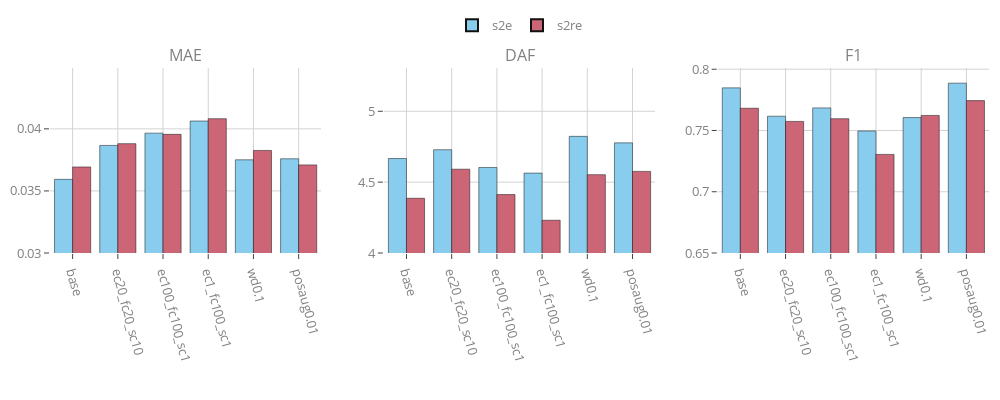

The cell this chart's notebook holds for it:
### Code cell
# | output: false
# | echo: false

import plotly.express as px
import plotly.graph_objects as go
from plotly.subplots import make_subplots


def plot_metrics_plotly(df: pd.DataFrame, title: str | None = None):
    # Create subplots
    fig = make_subplots(
        rows=1, cols=3, subplot_titles=("MAE", "DAF", "F1"), shared_yaxes=False
    )

    # Get a color sequence that works well on both light and dark backgrounds
    colors = px.colors.qualitative.Safe

    # Define y-axis ranges
    y_ranges = {"MAE": [0.03, None], "DAF": [4.0, None], "F1": [0.65, 0.801]}

    # Create barplots for each metric
    for j, energy_type in enumerate(df["energy_type"].unique()):
        for i, metric in enumerate(["MAE", "DAF", "F1"], start=1):
            df_filtered = df[df["energy_type"] == energy_type]
            fig.add_trace(
                go.Bar(
                    x=df_filtered["name"],
                    y=df_filtered[metric],
                    name=energy_type,
                    marker_color=colors[j % len(colors)],  # Cycle through colors
                    legendgroup=energy_type,  # Group bars by energy type
                    showlegend=(i == 1),  # Only show legend for the first plot
                    hoverinfo="y",  # Only show y-value in hover
                    hovertemplate="%{y:.4f}<extra></extra>",  # Format to 4 decimal places
                ),
                row=1,
                col=i,
            )

            # Set y-axis range for this metric
            y_min, y_max = y_ranges[metric]
            if y_max is None:
                y_max = df[metric].max() * 1.1  # Add 10% padding
            fig.update_yaxes(range=[y_min, y_max], row=1, col=i)

    # Update layout
    fig.update_layout(
        height=400,
        width=1000,
        title_text=title,
        barmode="group",
        legend=dict(orientation="h", yanchor="bottom", y=1.15, xanchor="center", x=0.5),
        plot_bgcolor="rgba(0,0,0,0)",  # Transparent background
        paper_bgcolor="rgba(0,0,0,0)",  # Transparent paper
        font=dict(
            color="gray"
        ),  # Gray font color for better visibility on any background
    )

    # Update x-axis properties
    for i in range(1, 4):
        fig.update_xaxes(
            tickangle=75,
            title_text="",
            row=1,
            col=i,
            showgrid=True,
            gridcolor="lightgray",
        )

    # Update y-axis properties
    for i, metric in enumerate(["MAE", "DAF", "F1"], start=1):
        fig.update_yaxes(showgrid=True, gridcolor="lightgray", row=1, col=i)

    # Show the plot
    fig.show()


# Usage
plot_metrics_plotly(df_new)

### Figure 1 — Plotly figure (JSON) as saved in the notebook; plotly's stock layout.template omitted (floating-point values rounded to 4 significant figures)
{"data": [{"hoverinfo": "y", "hovertemplate": "%{y:.4f}<extra></extra>", "legendgroup": "s2e", "marker": {"color": "rgb(136, 204, 238)"}, "name": "s2e", "showlegend": true, "type": "bar", "x": ["base", "ec20_fc20_sc10", "ec100_fc100_sc1", "ec1_fc100_sc1", "wd0.1", "posaug0.01"], "xaxis": "x", "y": [0.03593, 0.03866, 0.03965, 0.04063, 0.03751, 0.03759], "yaxis": "y"}, {"hoverinfo": "y", "hovertemplate": "%{y:.4f}<extra></extra>", "legendgroup": "s2e", "marker": {"color": "rgb(136, 204, 238)"}, "name": "s2e", "showlegend": false, "type": "bar", "x": ["base", "ec20_fc20_sc10", "ec100_fc100_sc1", "ec1_fc100_sc1", "wd0.1", "posaug0.01"], "xaxis": "x2", "y": [4.667, 4.729, 4.604, 4.564, 4.823, 4.777], "yaxis": "y2"}, {"hoverinfo": "y", "hovertemplate": "%{y:.4f}<extra></extra>", "legendgroup": "s2e", "marker": {"color": "rgb(136, 204, 238)"}, "name": "s2e", "showlegend": false, "type": "bar", "x": ["base", "ec20_fc20_sc10", "ec100_fc100_sc1", "ec1_fc100_sc1", "wd0.1", "posaug0.01"], "xaxis": "x3", "y": [0.7848, 0.7617, 0.7684, 0.7496, 0.7605, 0.7886], "yaxis": "y3"}, {"hoverinfo": "y", "hovertemplate": "%{y:.4f}<extra></extra>", "legendgroup": "s2re", "marker": {"color": "rgb(204, 102, 119)"}, "name": "s2re", "showlegend": true, "type": "bar", "x": ["base", "ec20_fc20_sc10", "ec100_fc100_sc1", "ec1_fc100_sc1", "wd0.1", "posaug0.01"], "xaxis": "x", "y": [0.03693, 0.03881, 0.03956, 0.04082, 0.03826, 0.0371], "yaxis": "y"}, {"hoverinfo": "y", "hovertemplate": "%{y:.4f}<extra></extra>", "legendgroup": "s2re", "marker": {"color": "rgb(204, 102, 119)"}, "name": "s2re", "showlegend": false, "type": "bar", "x": ["base", "ec20_fc20_sc10", "ec100_fc100_sc1", "ec1_fc100_sc1", "wd0.1", "posaug0.01"], "xaxis": "x2", "y": [4.386, 4.591, 4.412, 4.231, 4.553, 4.576], "yaxis": "y2"}, {"hoverinfo": "y", "hovertemplate": "%{y:.4f}<extra></extra>", "legendgroup": "s2re", "marker": {"color": "rgb(204, 102, 119)"}, "name": "s2re", "showlegend": false, "type": "bar", "x": ["base", "ec20_fc20_sc10", "ec100_fc100_sc1", "ec1_fc100_sc1", "wd0.1", "posaug0.01"], "xaxis": "x3", "y": [0.7682, 0.7574, 0.7596, 0.7305, 0.7623, 0.7744], "yaxis": "y3"}], "layout": {"annotations": [{"font": {"size": 16}, "showarrow": false, "text": "MAE", "x": 0.1444, "xanchor": "center", "xref": "paper", "y": 1, "yanchor": "bottom", "yref": "paper"}, {"font": {"size": 16}, "showarrow": false, "text": "DAF", "x": 0.5, "xanchor": "center", "xref": "paper", "y": 1, "yanchor": "bottom", "yref": "paper"}, {"font": {"size": 16}, "showarrow": false, "text": "F1", "x": 0.8556, "xanchor": "center", "xref": "paper", "y": 1, "yanchor": "bottom", "yref": "paper"}], "barmode": "group", "font": {"color": "gray"}, "height": 400, "legend": {"orientation": "h", "x": 0.5, "xanchor": "center", "y": 1.15, "yanchor": "bottom"}, "paper_bgcolor": "rgba(0,0,0,0)", "plot_bgcolor": "rgba(0,0,0,0)", "width": 1000, "xaxis": {"anchor": "y", "domain": [0, 0.2889], "gridcolor": "lightgray", "showgrid": true, "tickangle": 75, "title": {"text": ""}}, "xaxis2": {"anchor": "y2", "domain": [0.3556, 0.6444], "gridcolor": "lightgray", "showgrid": true, "tickangle": 75, "title": {"text": ""}}, "xaxis3": {"anchor": "y3", "domain": [0.7111, 1], "gridcolor": "lightgray", "showgrid": true, "tickangle": 75, "title": {"text": ""}}, "yaxis": {"anchor": "x", "domain": [0, 1], "gridcolor": "lightgray", "range": [0.03, 0.0449], "showgrid": true}, "yaxis2": {"anchor": "x2", "domain": [0, 1], "gridcolor": "lightgray", "range": [4, 5.305], "showgrid": true}, "yaxis3": {"anchor": "x3", "domain": [0, 1], "gridcolor": "lightgray", "range": [0.65, 0.801], "showgrid": true}}}
